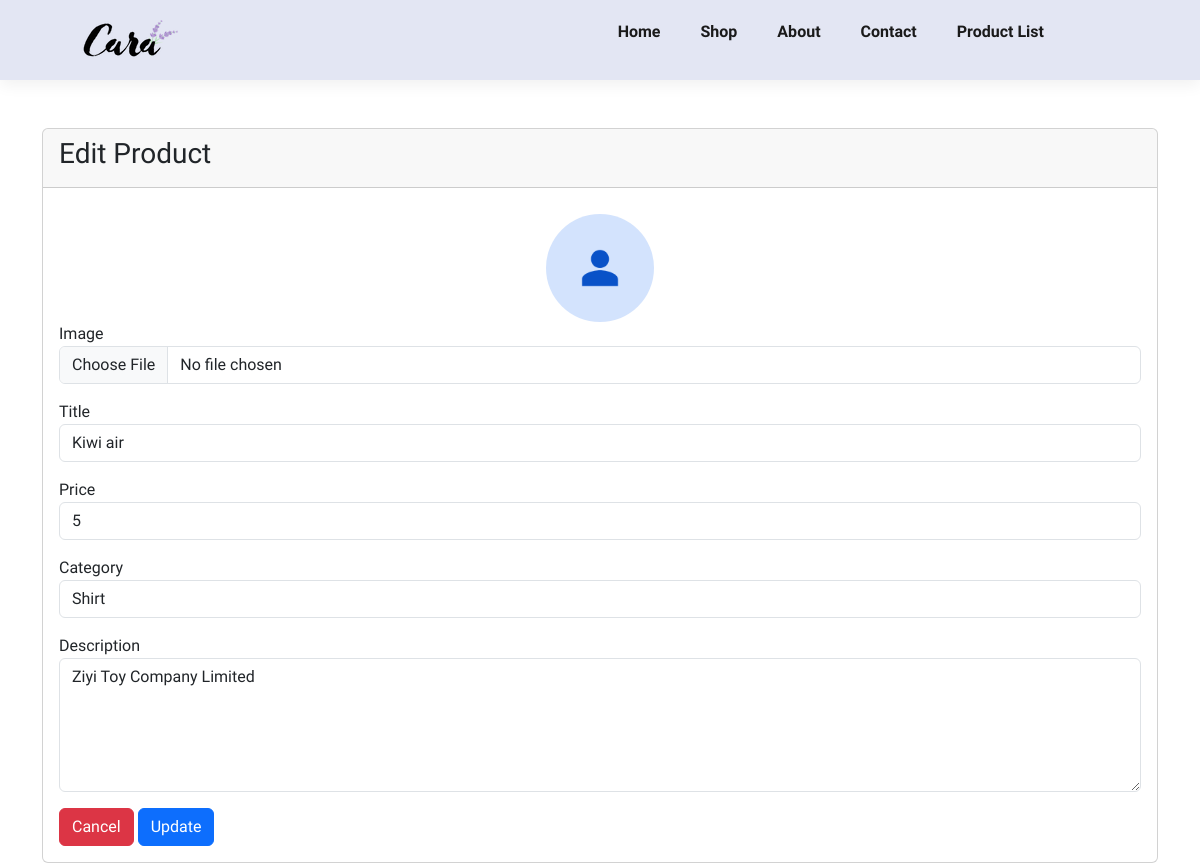
/edit_product?id=5, run on the app's committed database.
### tables this page shows
CREATE TABLE "product" (
  "id" INTEGER NOT NULL PRIMARY KEY AUTOINCREMENT,
  "title" TEXT,
  "price" NUMBER,
  "category" TEXT,
  "description" TEXT,
  "image" TEXT
);

### app.py (the view)
@app.route('/edit_product', methods=['GET'])
def edit_product():
    product_id = request.args.get('id')
    conn = sqlite3.connect('database.db', check_same_thread=False)
    cursor = conn.cursor()
    cursor.execute('SELECT * FROM product WHERE id = ?', (product_id,))
    row = cursor.fetchone()  # Fetch a single row
    conn.close()
    if row is None:
        return "Product not found", 404
    product = {
        'id': row[0],
        'title': row[1],
        'price': row[2],
        'category': row[3],
        'description': row[4],
        'image': row[5],
    }
    print(product)  # Debugging statement
    return render_template('edit_product.html', product=product)

### templates/edit_product.html (shortened to what this page needs)
<!DOCTYPE html>
<html lang="en">
<head>
    <link href="https://cdn.jsdelivr.net/npm/bootstrap@5.3.3/dist/css/bootstrap.min.css" rel="stylesheet">
    <link rel="stylesheet" href="https://pro.fontawesome.com/releases/v5.15.4/css/all.css">
    <link rel="stylesheet" href="/static/css/style.css">
</head>
<body>
    <section id="header">
        <a href='/'><img src="static/img/logo.png" class="logo" alt=""></a>
        <div>
            <ul id="navbar">
                <li><a href='/'>Home</a></li>
                <li><a href='/shop'>Shop</a></li>
                <li><a href='/about'>About</a></li>
                <li><a href='/contact'>Contact</a></li>
               <li><a href='/product_list'>Product List</a></li>
                <li id="lg-bag"><a href='/cart'><i class="far fa-shopping-bag"></i></a></li>
            </ul>
        </div>
    </section>
    <div class="container">
        <div class="row">
            <div class="col-md-12 mt-5">
                <div class="card">
                    <div class="card-header">
                        <h3>Edit Product</h3>
                    </div>
                    <div class="card-body">
                        <form method="POST" action="/update_product" enctype="multipart/form-data">
                            <div class="form-group mb-3">
                                <center>
                                    <img id="thumbnil"
                                         style="width:10%; margin-top:10px; border-radius: 50%"
                                         src="{{ url_for('static', filename='image/product/' + (product['image'] if product['image'] else 'no-image.png')) }}"
                                         alt="image">
                                </center>
                                <label for="file">Image</label>
                                <input type="file" accept="image/*" class="form-control" id="file" name="file" onchange="showMyImage(this)">
                            </div>
                            <div class="form-group mb-3">
                                <label for="title">Title</label>
                                <input type="text" class="form-control" id="title" name="title" value="{{ product['title'] }}" autocomplete="off">
                            </div>
                            <div class="form-group mb-3">
                                <label for="price">Price</label>
                                <input type="number" class="form-control" id="price" name="price" value="{{ product['price'] }}" autocomplete="off" min="1">
                            </div>
                            <div class="form-group mb-3">
                                <label for="category">Category</label>
                                <select class="form-control" id="category" name="category">
                                    <option value="shirt" {% if product['category'] == 'shirt' %}selected{% endif %}>Shirt</option>
                                </select>
                            </div>
                            <div class="form-group mb-3">
                                <label for="description">Description</label>
                                <textarea class="form-control" id="description" name="description" rows="5">{{ product['description'] }}</textarea>
                            </div>
                            <button type="reset" class="btn btn-danger">Cancel</button>
                            <button type="submit" class="btn btn-primary float-right">Update</button>
                        </form>
                    </div>
                </div>
            </div>
        </div>
    </div>
</body>
</html>

### static/css/style.css (style rules this page uses)
* { margin: 0; padding: 0; box-sizing: border-box; font-family: 'Spartan',sans-serif; }
body { width: 100%; }
#header { display: flex; align-items: center; justify-content: space-between; padding: 20px 80px; background: #E3E6F3; box-shadow: 0 5px 15px rgba(0, 0, 0, 0.06); z-index: 999; position: sticky; top: 0; left: 0; }
#navbar { display: flex; align-items: center; justify-content: center; }
#navbar li { list-style: none; padding: 0 20px; position: relative; }
#navbar li a { text-decoration: none; font-size: 16px; font-weight: 600; color: #1a1a1a; transition: 0.3s ease; }

### data on the page
product: title "Kiwi air", price "5", category "Shirt", description "Ziyi Toy Company Limited"
